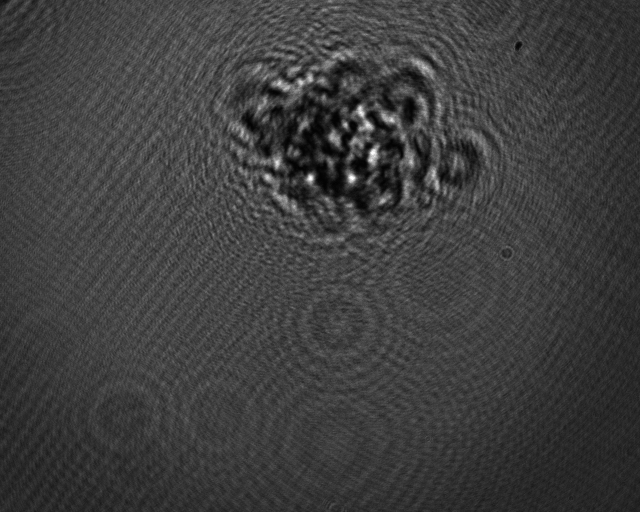
#> input picture example_data/inline_paramecium/paramecium.tif, 1280 x 1024 px, found by its file name (shown at 1/2 size)
$ python autofocus_example_low_level.py
#> lines starting #> are read from the running program, lines starting #| are printed output that depends on the picture
### src/pyholoscope/holo_class.py
## -*- coding: utf-8 -*-
"""
PyHoloscope - Fast Holographic Microscopy for Python

The Holo Class provides an object-oriented interface to most of the
PyHoloscope functionality.
"""

import numpy as np
import time
import warnings

from pyholoscope.windows import (
    circ_cosine_window,
    circ_window,
    square_cosine_window,
)
from pyholoscope.off_axis import (
    off_axis_find_mod,
    off_axis_find_crop_radius,
    off_axis_demod,
)
from pyholoscope.focusing import (
    propagator,
    refocus,
    find_focus,
    refocus_stack,
    correct_curvature,
    propagator_size_for_roi,
)
from pyholoscope.general import pre_process
from pyholoscope.phase_proc import relative_phase
from pyholoscope.prop_lut import PropLUT
from pyholoscope.roi import Roi
from pyholoscope.utils import dimensions


# Check if cupy is available
try:
    import cupy as cp

    cuda_available = True
except:
    cuda_available = False

# Check if numba is available and if it runs without an error
try:
    import numba
    from pyholoscope.focusing_numba import propagator_numba

    test_prop = propagator_numba(
        (int(6), int(6)),
        float(1.0),
        float(1.0),
        float(1.0),
        precision="single",
    )  # Run the JIT once for speed
    numba_available = True

except:
    numba_available = False


class Holo:
    # Processing pipeline
    INLINE = 1
    OFF_AXIS = 2
    modes = ["NONE", "INLINE", "OFF AXIS"]
    INLINE_MODE = 1  # deprecated, kept for backwards compatibility
    OFFAXIS_MODE = 2  # deprecated, kept for backwards compatibility

    # Off-axis crop mask types
    CUSTOM = 1
    CIRCLE = 2
    CIRCLE_COSINE = 3

    # For off-axis holography, these are generated if needed from the
    # background and normalisation holograms later
    background_field = None
    background_abs = None
    background_angle = None
    normalise_field = None
    normalise_abs = None
    normalise_angle = None
    __crop_window = None

    # Standard image type
    image_type = "float32"

    propagator = None
    propagator_lut = None
    auto_focus_propagator_lut = None

    # [450 lines left out: functions __init__, __process_inline, __process_off_axis, __apply_window, process, _clear_background_fields and 1 more, not called in this run]

    def _clear_window_fields(self):
        self._window = None

    @property
    def background(self):
        return self._background

    # [5 lines left out: function background, not called in this run]

    @property
    def normalise(self):
        return self._normalise

    # [5 lines left out: function normalise, not called in this run]


    @property
    def window(self):
        return self._window

    # [5 lines left out: function window, not called in this run]

    @property
    def auto_window(self):
        return self._auto_window

    # [6 lines left out: function auto_window, not called in this run]

    @property
    def post_window(self):
        return self._post_window

    # [6 lines left out: function post_window, not called in this run]

    @property
    def window_shape(self):
        return self._window_shape

    # [6 lines left out: function window_shape, not called in this run]

    @property
    def crop_centre(self):
        return self._crop_centre

    @crop_centre.setter
    def crop_centre(self, centre):
        self._crop_centre = dimensions(centre) if centre is not None else None

    @property
    def crop_radius(self):
        return self._crop_radius

    @crop_radius.setter
    def crop_radius(self, radius):
        self._crop_radius = dimensions(radius) if radius is not None else None

    @property
    def stable_roi(self):
        return self._stable_roi

    # [6 lines left out: function stable_roi, not called in this run]

    @property
    def relative_phase(self):
        return self._relative_phase

    # [6 lines left out: function relative_phase, not called in this run]

    @property
    def depth(self):
        return self._depth

    # [6 lines left out: function depth, not called in this run]

    @property
    def downsample(self):
        return self._downsample

    # [6 lines left out: function downsample, not called in this run]

    @property
    def precision(self):
        return self._precision

    # [10 lines left out: function precision, not called in this run]

    def clear_background(self):
        """Remove existing background hologram."""
        self._clear_background_fields()

    def clear_normalise(self):
        """Remove existing normalisation hologram."""
        self._clear_normalise_fields()

    # [27 lines left out: function __create_window, not called in this run]

    def clear_window(self):
        """Removes existing window, equivalent to set_window(None)"""
        self._clear_window_fields()

    # [86 lines left out: functions update_auto_window, set_off_axis_mod, auto_find_off_axis_mod, calib_off_axis, not called in this run]


    # Legacy accessors are retained for backwards compatibility. These are auto-generated
    # to avoid repeating trivial pass-through methods.
    _legacy_getters = {
        # Example: "get_mode": "mode"
    }
    _legacy_setters = {
        "set_mode": "mode",
        "set_refocus": "refocus",
        "set_wavelength": "wavelength",
        "set_pixel_size": "pixel_size",
        "set_background": "background",
        "set_normalise": "normalise",
        "set_relative_amplitude": "relative_amplitude",
        "set_window": "window",
        "set_auto_window": "auto_window",
        "set_post_window": "post_window",
        "set_window_shape": "window_shape",
        "set_window_radius": "window_radius",
        "set_window_thickness": "window_thickness",
        "set_crop_centre": "crop_centre",
        "set_crop_radius": "crop_radius",
        "set_return_FFT": "return_fft",
        "set_stable_ROI": "stable_roi",
        "set_relative_phase": "relative_phase",
        "set_depth": "depth",
        "set_downsample": "downsample",
        "set_use_cuda": "cuda",
        "set_use_numba": "use_numba",
        "set_precision": "precision",
    }

    @classmethod
    def _install_legacy_accessors(cls):
        # [5 lines left out: function make_getter, not called in this run]

        def make_setter(attr):
            def setter(self, value):
                setattr(self, attr, value)
            setter.__name__ = f"set_{attr}"
            return setter

        for name, attr in cls._legacy_getters.items():
            if not hasattr(cls, name):
                setattr(cls, name, make_getter(attr))
        for name, attr in cls._legacy_setters.items():
            if not hasattr(cls, name):
                setattr(cls, name, make_setter(attr))


    # [255 lines left out: functions __create_off_axis_crop_window, __off_axis_background_field, __off_axis_normalise_field, update_propagator, set_find_focus_parameters, find_focus and 3 more, not called in this run]

    def clear_propagator_LUT(self):
        """Deletes the LUT of propagators."""
        self.propagator_lut = None

    def clear_auto_focus_propagator_LUT(self):
        """Deletes the LUT of propagators."""
        self.auto_focus_propagator_lut = None

    ################### DEPTH STACK ##############################################
    # [42 lines left out: functions depth_stack, __str__, not called in this run]

Holo._install_legacy_accessors()

### src/pyholoscope/utils.py
# -*- coding: utf-8 -*-
"""
PyHoloscope - Fast Holographic Microscopy for Python

This file contains utility functions.

"""

import math
import numpy as np
import matplotlib.pyplot as plt

try:
    import cupy as cp
except:
    pass

from PIL import Image


# [135 lines left out: functions get8bit, get16bit, save_phase_image, magnitude, amplitude, amp and 1 more, not called in this run]

def load_image(filename):
    """
    Loads an image or stack of images from a file. Supports all formats supported by PIL.

    Parameters:
        filename    : str or Path
                      path to file

    Returns:
        numpy.ndarray : 2D, 3D or 4D numpy array representing image or stack

    """
    im = Image.open(filename)
#> im is the input picture: PIL image 1280x1024 I;16B; min 2, max 255, mean 62.2

    num_frames = getattr(im, "n_frames", 1)
#> num_frames = 1
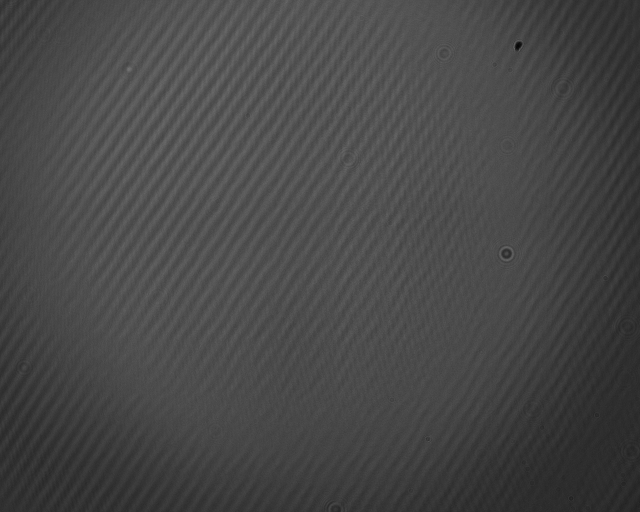
#> input picture example_data/inline_paramecium/background.tif, 1280 x 1024 px, found by its file name (shown at 1/2 size)
#> in load_image, im is the input picture: PIL image 1280x1024 I;16B; min 3, max 120, mean 71.6

    if num_frames > 1:
        example_img = np.array(im)
        h, w = np.shape(example_img)[0:2]
        dt = example_img.dtype
        stack = np.zeros((num_frames, h, w), dtype=dt)
        for i in range(num_frames):
            im.seek(i)
            stack[i, :, :] = np.array(im)
        return stack
    else:
        return np.array(Image.open(filename))


# [120 lines left out: functions save_image, save_image16, save_amplitude_image8, save_amplitude_image16, extract_central, invert, not called in this run]


def dimensions(inp):
    """Helper to obtain width and height in functions which accept multiple
    ways to send this information. The input may either be a single value,
    for a square image, a tuple of (h, w) or a 2D array.

    Parameters:
        inp        : int or (int, int) or ndarray

    Returns:
        tuple of (int, int), height and width
    """

    if type(inp) is np.ndarray:
        h, w = np.shape(inp)[0:2]
    elif type(inp) is tuple:
        h, w = inp
    else:
        w = inp
        h = inp

    return int(h), int(w)


# [89 lines left out: functions cshow, qshow, not called in this run]

### src/pyholoscope/general.py
# -*- coding: utf-8 -*-
"""
PyHoloscope - Fast Holographic Microscopy for Python

This file contains general functions.

"""

import warnings

import numpy as np
import cv2 as cv
import scipy as sp

from numba import jit, njit, prange


def pre_process(
    img,
    background=None,
    normalise=None,
    window=None,
    downsample=1.0,
    numba=False,
    precision="single",
):
    """Carries out steps required prior to refocusing.
    This includes background correction, normalisation and windowing and
    downsampling. It also coverts image to either type depending in specified
    precision (default is single precision).

    Parameters:
          img        : numpy.ndarray
                       raw hologram, 2D array, real or complex

    Keyword Arguments:
          background : numpy.ndaarray
                       backround hologram to be subtracted
                       2D real array (default = None)
          normalise  : numpy.ndarray
                       background hologram to be divided
                       2D real array (default = None)
          window     : numpy.ndarray
                       window to smooth edges. 2D real array. Will be
                       resized to match size of img if necessary.
                       (default = None)
          downsample : float
                       factor to downsample image by (default = 1)
          numba      : bool
                       flag to use numba for speed up (default = False)
          precision  : str
                       'single' or 'double' (default = 'single')
    Returns:
          numpy.ndarray  : pre-processed hologram, 2D array, real or complex

    """
#> called with downsample = 1, numba = False, precision = 'single'

    # Ensure the input hologram is a float or a complex float
    if np.iscomplexobj(img):
        if precision == "double":
            imType = "complex128"
        else:
            imType = "complex64"
    else:
        if precision == "double":
            imType = "float64"
        else:
            imType = "float32"

    if img.dtype != imType:
        img = img.astype(imType)

    if background is not None and not np.iscomplexobj(img):
        if background.dtype != imType:
            background = background.astype(imType)

    if normalise is not None and not np.iscomplexobj(img):
        if normalise.dtype != imType:
            normalise = normalise.astype(imType)

    img = remove_background(img, background)
    img = normalise_hologram(img, normalise)
    img = apply_window(img, window)
    img = downsample_hologram(img, downsample)

    return img


def remove_background(img, background):
    """Removes the background from a hologram.

    Arguments:
            img        : numpy.ndarray
                            raw hologram, 2D array, real or complex
            background : numpy.ndarray
                            background hologram to be subtracted, same shape as img
    Returns:
            numpy.ndarray  : hologram with background removed, 2D array, real or complex
    """

    if background is not None and np.shape(background) == np.shape(img):
        if np.iscomplexobj(img):
            imgAmp = np.abs(img)
            imgPhase = np.angle(img)
            img = (imgAmp - np.sqrt(background)) * np.exp(1j * imgPhase)
        else:
            img = img - background
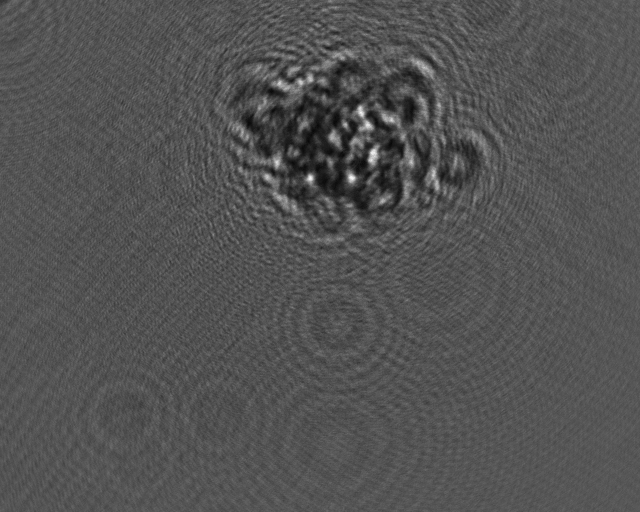
#> img: shape (1024, 1280) float32 (shown at 1/2 size); min -103, max 184, mean -9.4; drawn with min black and max white
#> (the rest of the program and of its run is left out)
